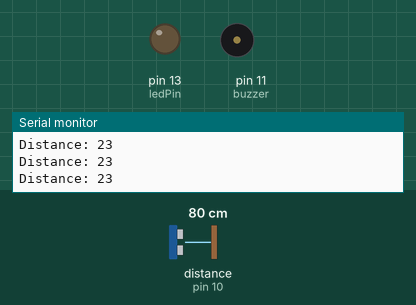
The sketch below on a simulated Arduino Uno, built with avr-gcc and run on an emulated ATmega328P. Parts: output pins drawn as LEDs (lit = HIGH), buzzer (waves = sounding, pin HIGH), the last lines printed to the serial monitor. Wiring (inferred from the names in the program): ultrasonic range finder: trigger pin 9; echo pin 10. The test bench sets the inputs (shaded band); at power-on: distance to the obstacle (sensor on pin 10) 80 cm. The echo pulse lasts 58.3 µs per cm; pins used as bus, display or sensor lines are not drawn.

Above: at 1.2 s.
1.3 s: distance to the obstacle (sensor on pin 10) set to 23 cm
4.3 s: distance to the obstacle (sensor on pin 10) set to 18 cm
At 5.5 s:
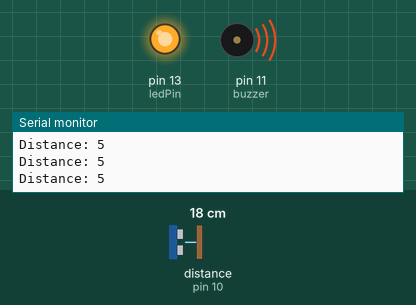
5.8 s: distance to the obstacle (sensor on pin 10) set to 35 cm
At 6.8 s:
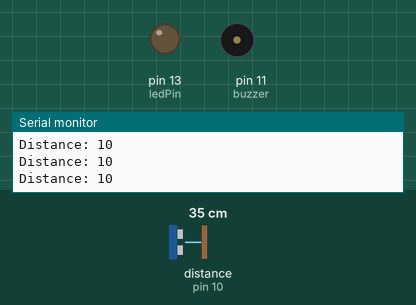
Timing chart, 0 to 8.8 s (numbered marks = the images above; inputs shaded):
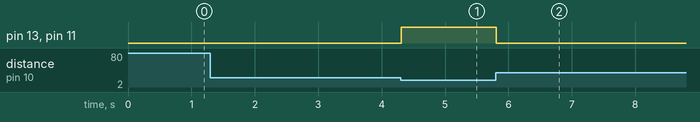

Measured:
- the behaviour switches between 21 and 20 cm on distance to the obstacle (sensor on pin 10) (found by bisection; images 0 and 1)
- after the input at 4.3 s, pin 13 (ledPin), pin 11 (buzzer): LOW → HIGH at once
- after the input at 5.8 s, pin 13 (ledPin), pin 11 (buzzer): HIGH → LOW at once

The sketch:

Smart_Stick.ino
```cpp
// defines pins numbers
const int trigPin = 9; // Assigns pin 9 as the trigger pin for the ultrasonic sensor
const int echoPin = 10; // Assigns pin 10 as the echo pin for the ultrasonic sensor
const int buzzer = 11; // Assigns pin 11 as the output pin for the buzzer
const int ledPin = 13; // Assigns pin 13 as the output pin for the LED

// defines variables
long duration; // Variable to store the duration of the sound wave travel time
int distance; // Variable to store the calculated distance from the ultrasonic sensor
int safetyDistance; // Variable to store the safety distance threshold

void setup() {
  pinMode(trigPin, OUTPUT); // Sets the trigPin as an Output
  pinMode(echoPin, INPUT); // Sets the echoPin as an Input
  pinMode(buzzer, OUTPUT); // Sets the buzzer pin as an Output
  pinMode(ledPin, OUTPUT); // Sets the LED pin as an Output
  Serial.begin(9600); // Starts the serial communication at a baud rate of 9600
}

void loop() {
  // Clears the trigPin
  digitalWrite(trigPin, LOW);
  delayMicroseconds(2);

  // Sets the trigPin on HIGH state for 10 microseconds
  digitalWrite(trigPin, HIGH);
  delayMicroseconds(10);
  digitalWrite(trigPin, LOW);

  // Reads the echoPin, returns the sound wave travel time in microseconds
  duration = pulseIn(echoPin, HIGH);

  // Calculating the distance
distance = duration * 0.034 * 0.3 / 2;

  safetyDistance = distance;
  if (safetyDistance <= 5) {
    digitalWrite(buzzer, HIGH); // Turns on the buzzer if the distance is less than or equal to 5
    digitalWrite(ledPin, HIGH); // Turns on the LED if the distance is less than or equal to 5
  } else {
    digitalWrite(buzzer, LOW); // Turns off the buzzer if the distance is greater than 5
    digitalWrite(ledPin, LOW); // Turns off the LED if the distance is greater than 5
  }

  // Prints the distance on the Serial Monitor
  Serial.print("Distance: ");
  Serial.println(distance);
}

// this code is commented and prepared by Mohamed Abdirazak Adam
```
